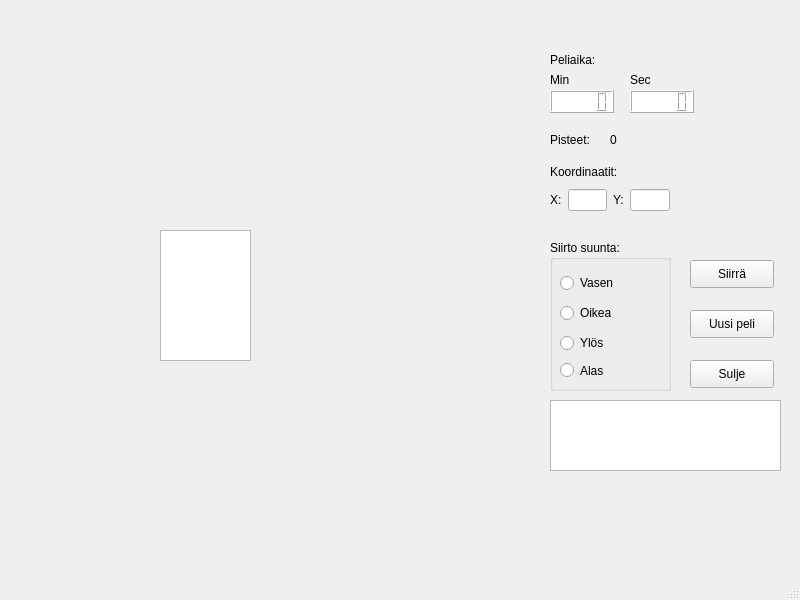
<?xml version="1.0" encoding="UTF-8"?>
<ui version="4.0">
 <class>MainWindow</class>
 <widget class="QMainWindow" name="MainWindow">
  <property name="geometry">
   <rect>
    <x>0</x>
    <y>0</y>
    <width>800</width>
    <height>600</height>
   </rect>
  </property>
  <property name="windowTitle">
   <string>MainWindow</string>
  </property>
  <widget class="QWidget" name="centralwidget">
   <widget class="QGraphicsView" name="graphicsView">
    <property name="geometry">
     <rect>
      <x>160</x>
      <y>230</y>
      <width>91</width>
      <height>131</height>
     </rect>
    </property>
   </widget>
   <widget class="QLabel" name="label">
    <property name="geometry">
     <rect>
      <x>550</x>
      <y>150</y>
      <width>91</width>
      <height>44</height>
     </rect>
    </property>
    <property name="text">
     <string>Koordinaatit:</string>
    </property>
   </widget>
   <widget class="QGroupBox" name="groupBox">
    <property name="geometry">
     <rect>
      <x>550</x>
      <y>240</y>
      <width>121</width>
      <height>151</height>
     </rect>
    </property>
    <property name="title">
     <string>Siirto suunta:</string>
    </property>
    <widget class="QRadioButton" name="leftRadioButton">
     <property name="geometry">
      <rect>
       <x>10</x>
       <y>30</y>
       <width>106</width>
       <height>26</height>
      </rect>
     </property>
     <property name="text">
      <string>Vasen</string>
     </property>
    </widget>
    <widget class="QRadioButton" name="rightRadioButton">
     <property name="geometry">
      <rect>
       <x>10</x>
       <y>60</y>
       <width>106</width>
       <height>26</height>
      </rect>
     </property>
     <property name="text">
      <string>Oikea</string>
     </property>
    </widget>
    <widget class="QRadioButton" name="upRadioButton">
     <property name="geometry">
      <rect>
       <x>10</x>
       <y>90</y>
       <width>106</width>
       <height>26</height>
      </rect>
     </property>
     <property name="text">
      <string>Ylös</string>
     </property>
    </widget>
    <widget class="QRadioButton" name="downRadioButton">
     <property name="geometry">
      <rect>
       <x>10</x>
       <y>120</y>
       <width>106</width>
       <height>21</height>
      </rect>
     </property>
     <property name="text">
      <string>Alas</string>
     </property>
    </widget>
   </widget>
   <widget class="QPushButton" name="movePushButton">
    <property name="geometry">
     <rect>
      <x>690</x>
      <y>260</y>
      <width>84</width>
      <height>28</height>
     </rect>
    </property>
    <property name="text">
     <string>Siirrä</string>
    </property>
   </widget>
   <widget class="QPushButton" name="closePushButton">
    <property name="geometry">
     <rect>
      <x>690</x>
      <y>360</y>
      <width>84</width>
      <height>28</height>
     </rect>
    </property>
    <property name="text">
     <string>Sulje</string>
    </property>
   </widget>
   <widget class="QWidget" name="gridLayoutWidget">
    <property name="geometry">
     <rect>
      <x>550</x>
      <y>160</y>
      <width>160</width>
      <height>80</height>
     </rect>
    </property>
    <layout class="QGridLayout" name="gridLayout">
     <item row="0" column="0">
      <widget class="QLabel" name="label_2">
       <property name="text">
        <string>X:</string>
       </property>
      </widget>
     </item>
     <item row="0" column="1">
      <widget class="QLineEdit" name="xLineEdit"/>
     </item>
     <item row="0" column="4">
      <widget class="QLineEdit" name="yLineEdit"/>
     </item>
     <item row="0" column="2">
      <spacer name="horizontalSpacer">
       <property name="orientation">
        <enum>Qt::Horizontal</enum>
       </property>
       <property name="sizeHint" stdset="0">
        <size>
         <width>40</width>
         <height>20</height>
        </size>
       </property>
      </spacer>
     </item>
     <item row="0" column="3">
      <widget class="QLabel" name="label_3">
       <property name="text">
        <string>Y:</string>
       </property>
      </widget>
     </item>
     <item row="0" column="5">
      <spacer name="horizontalSpacer_2">
       <property name="orientation">
        <enum>Qt::Horizontal</enum>
       </property>
       <property name="sizeType">
        <enum>QSizePolicy::Fixed</enum>
       </property>
       <property name="sizeHint" stdset="0">
        <size>
         <width>40</width>
         <height>20</height>
        </size>
       </property>
      </spacer>
     </item>
    </layout>
   </widget>
   <widget class="QTextBrowser" name="infoTextBrowser">
    <property name="geometry">
     <rect>
      <x>550</x>
      <y>400</y>
      <width>231</width>
      <height>71</height>
     </rect>
    </property>
   </widget>
   <widget class="QLabel" name="label_4">
    <property name="geometry">
     <rect>
      <x>550</x>
      <y>130</y>
      <width>63</width>
      <height>20</height>
     </rect>
    </property>
    <property name="text">
     <string>Pisteet:</string>
    </property>
   </widget>
   <widget class="QLabel" name="pointsLabel">
    <property name="geometry">
     <rect>
      <x>610</x>
      <y>130</y>
      <width>63</width>
      <height>20</height>
     </rect>
    </property>
    <property name="text">
     <string>0</string>
    </property>
   </widget>
   <widget class="QPushButton" name="newgamePushButton">
    <property name="geometry">
     <rect>
      <x>690</x>
      <y>310</y>
      <width>84</width>
      <height>28</height>
     </rect>
    </property>
    <property name="text">
     <string>Uusi peli</string>
    </property>
   </widget>
   <widget class="QLCDNumber" name="lcdNumberMin">
    <property name="geometry">
     <rect>
      <x>550</x>
      <y>90</y>
      <width>64</width>
      <height>23</height>
     </rect>
    </property>
    <property name="font">
     <font>
      <weight>75</weight>
      <bold>true</bold>
     </font>
    </property>
    <property name="styleSheet">
     <string notr="true">color: rgb(0, 0, 0);
background-color: rgb(255, 255, 255);</string>
    </property>
   </widget>
   <widget class="QLCDNumber" name="lcdNumberSec">
    <property name="geometry">
     <rect>
      <x>630</x>
      <y>90</y>
      <width>64</width>
      <height>23</height>
     </rect>
    </property>
    <property name="font">
     <font>
      <weight>75</weight>
      <bold>true</bold>
      <kerning>true</kerning>
     </font>
    </property>
    <property name="styleSheet">
     <string notr="true">color: rgb(0, 0, 0);
background-color: rgb(255, 255, 255);</string>
    </property>
   </widget>
   <widget class="QLabel" name="label_5">
    <property name="geometry">
     <rect>
      <x>550</x>
      <y>50</y>
      <width>63</width>
      <height>20</height>
     </rect>
    </property>
    <property name="text">
     <string>Peliaika:</string>
    </property>
   </widget>
   <widget class="QLabel" name="label_6">
    <property name="geometry">
     <rect>
      <x>550</x>
      <y>70</y>
      <width>63</width>
      <height>20</height>
     </rect>
    </property>
    <property name="text">
     <string>Min</string>
    </property>
   </widget>
   <widget class="QLabel" name="label_7">
    <property name="geometry">
     <rect>
      <x>630</x>
      <y>70</y>
      <width>63</width>
      <height>20</height>
     </rect>
    </property>
    <property name="text">
     <string>Sec</string>
    </property>
   </widget>
  </widget>
  <widget class="QMenuBar" name="menubar">
   <property name="geometry">
    <rect>
     <x>0</x>
     <y>0</y>
     <width>800</width>
     <height>25</height>
    </rect>
   </property>
  </widget>
  <widget class="QStatusBar" name="statusbar"/>
 </widget>
 <resources/>
 <connections>
  <connection>
   <sender>closePushButton</sender>
   <signal>clicked()</signal>
   <receiver>MainWindow</receiver>
   <slot>close()</slot>
   <hints>
    <hint type="sourcelabel">
     <x>731</x>
     <y>412</y>
    </hint>
    <hint type="destinationlabel">
     <x>399</x>
     <y>299</y>
    </hint>
   </hints>
  </connection>
 </connections>
</ui>
